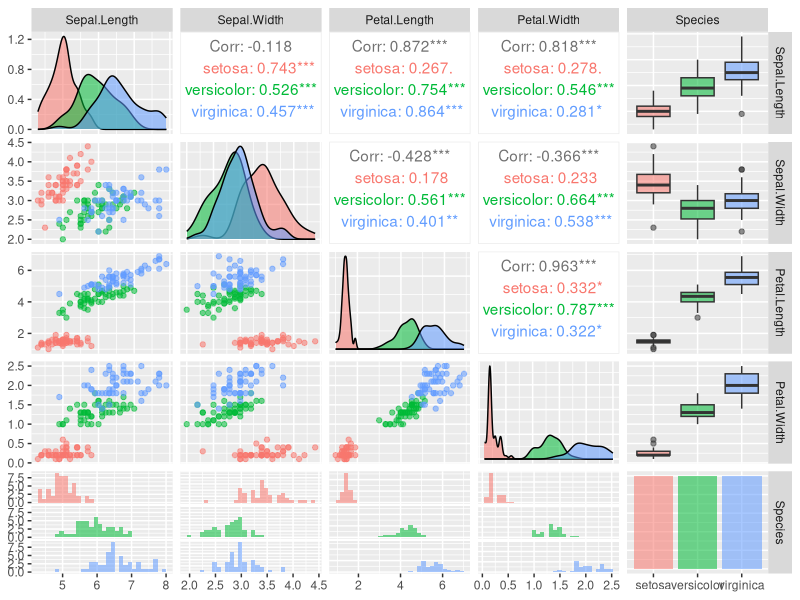
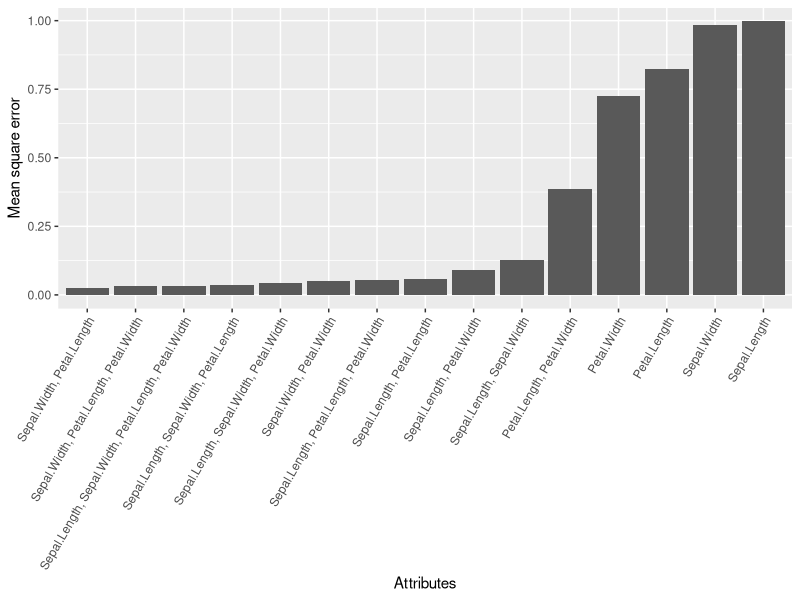

These charts were generated, in order, by the following R code:
## ---- chunk 1
knitr::opts_chunk$set(echo = TRUE)
## ---- chunk 2
library(datasets)
data(iris)
iris$Species <- as.character(iris$Species)
head(iris)
## ---- chunk 3
library(dplyr)

# Calculate the mean of each attribute
group.means <- iris %>%
  group_by(Species) %>%
  summarise_all(list(mean))

# Calculate the standard deviation of each attribute
group.sds <- iris %>%
  group_by(Species) %>%
  summarise_all(list(sd))

# Calculate the minimum of each attribute
group.mins <- iris %>%
  group_by(Species) %>%
  summarise_all(list(min))

# Calculate the maximum of each attribute
group.maxs <- iris %>%
  group_by(Species) %>%
  summarise_all(list(max))
## ---- chunk 4
library(ggplot2)
library(GGally)

# A nice pairs plot of the 4 attributes and the class.
# The plot is colored by the species
ggpairs(iris, aes(color=Species, alpha=0.5), progress=FALSE)
## ---- chunk 5
# Extract the rows that have the correct species 
setosa <- iris[iris$Species=="setosa",]
versicolor <- iris[iris$Species=="versicolor",]
## ---- chunk 6
# Add a column to each dataframe with the appropriate label
setosa$output <- 1
versicolor$output <- -1
## ---- chunk 7
# Splits a dataframe into training and test sets
train.test.split <- function(df, test.size=0.2) {
  train.idxs <- sample(1:nrow(df),
                       as.integer((1.0-test.size)*nrow(df)),
                       replace=FALSE)
  return(list(train=df[train.idxs,], test=df[-train.idxs,]))
}

# Split each dataset
split.setosa <- train.test.split(setosa)
split.versicolor <- train.test.split(versicolor)

# Combine the two classes
training.data <- rbind(split.setosa$train, split.versicolor$train)
test.data <- rbind(split.setosa$test, split.versicolor$test)
## ---- chunk 8
# Creates all possible combinations of attributes
# attribute.combinations is a list whose elements are lists of attributes
attribute.names <- colnames(iris)[1:4]
attribute.combinations <- do.call(
  c,
  lapply(1:4, function(i) as.list(
    data.frame(combn(attribute.names, i), stringsAsFactors=FALSE)))
  )
names(attribute.combinations) <- 1:length(attribute.combinations)

# Now fit the least squares model and make predictions
return.predictions <- function(attribute.names, training.data, test.data) {
  # Format training and test data (as matrices)
  X <- as.matrix(training.data[attribute.names])
  y <- as.matrix(training.data$output)
  X.test <- as.matrix(test.data[attribute.names])
  
  # Calculate optimal weights
  W.opt <- solve(t(X) %*% X, t(X) %*% y)
  
  # Make predictions
  predictions <- X.test %*% W.opt
  return(predictions)
}
## ---- chunk 9
# Calculate the mean square error between some predictions and
# the corresponding testing data
return.mse <- function(predictions, test.data) {
  y.test <- as.numeric(test.data$output)
  error  <- y.test - predictions
  square.error <- error**2.0
  mse <- mean(square.error)
  return(mse)
}

# Calculate the test MSE for each the elements of attribute.combinations
# by calling return.predictions and return.mse

# MSE as a dataframe
mse.df <- as.data.frame(
  sapply(
    attribute.combinations,
    function(a.names) return.mse(
      return.predictions(
        a.names, training.data, test.data),
      test.data
      )
    )
  )
colnames(mse.df)[[1]] <- "mean.square.error"

# attribute.combinations is a list of lists, but for plotting we want to flatten
# it into a single list
mse.df$attributes <- sapply(attribute.combinations, function(x) paste(x, collapse=", ")) 

# Plot the result
ggplot(mse.df, aes(x=reorder(attributes, mean.square.error), y=mean.square.error)) +
  geom_bar(stat="identity") + 
  theme(axis.text.x=element_text(angle=60, hjust=1)) +
  xlab("Attributes") + ylab("Mean square error")
